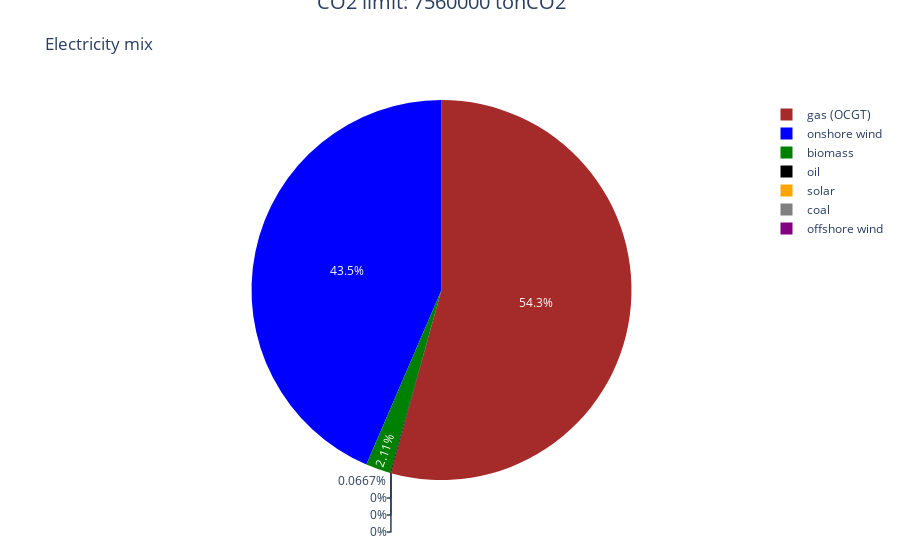

Notebook code cell kept with this figure:
### Markdown cell above
Based on research, the CO2-emissions from electricity production was 7.56mT CO2-eq in 2023. This will now be the limit:

### Code cell
network.add("GlobalConstraint",
                 "co2_limit",
                 type="primary_energy",
                 carrier_attribute="co2_emissions",
                 sense="<=",
                 constant=7560000,
                 overwrite=True)
objective, capacities, loadConsumption, generation, snapshot, status = optimizer(2015)

### Figure 1 — Plotly figure (JSON) as saved in the notebook; plotly's stock layout.template omitted (floating-point values rounded to 4 significant figures)
{"data": [{"labels": ["onshore wind", "solar", "gas (OCGT)", "coal", "biomass", "oil", "offshore wind"], "marker": {"colors": ["blue", "orange", "brown", "grey", "green", "black", "purple"]}, "type": "pie", "values": [11570000.0, 0, 14430000.0, 0, 561200.0, 17730.0, 0]}], "layout": {"annotations": [{"font": {"size": 20}, "showarrow": false, "text": "CO2 limit: 7560000 tonCO2", "x": 0.5, "y": 1.3}], "title": {"text": "Electricity mix"}}}
